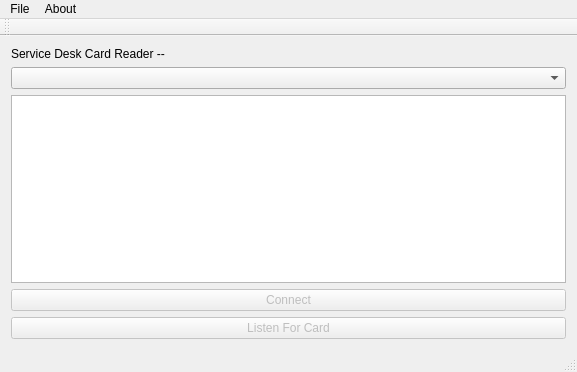
<?xml version="1.0" encoding="UTF-8"?>
<ui version="4.0">
 <class>MainWindow</class>
 <widget class="QMainWindow" name="MainWindow">
  <property name="geometry">
   <rect>
    <x>0</x>
    <y>0</y>
    <width>577</width>
    <height>372</height>
   </rect>
  </property>
  <property name="windowTitle">
   <string>Card Reader</string>
  </property>
  <widget class="QWidget" name="centralWidget">
   <layout class="QVBoxLayout" name="verticalLayout_2">
    <item>
     <layout class="QVBoxLayout" name="verticalLayout">
      <property name="sizeConstraint">
       <enum>QLayout::SetDefaultConstraint</enum>
      </property>
      <item>
       <widget class="QLabel" name="label">
        <property name="text">
         <string>Service Desk Card Reader -- </string>
        </property>
       </widget>
      </item>
      <item>
       <widget class="QComboBox" name="comboBox"/>
      </item>
      <item>
       <widget class="QPlainTextEdit" name="plainTextEdit">
        <property name="readOnly">
         <bool>true</bool>
        </property>
       </widget>
      </item>
      <item>
       <widget class="QPushButton" name="connectButton">
        <property name="enabled">
         <bool>false</bool>
        </property>
        <property name="text">
         <string>Connect</string>
        </property>
       </widget>
      </item>
      <item>
       <widget class="QPushButton" name="readButton">
        <property name="enabled">
         <bool>false</bool>
        </property>
        <property name="text">
         <string>Listen For Card</string>
        </property>
       </widget>
      </item>
     </layout>
    </item>
   </layout>
  </widget>
  <widget class="QMenuBar" name="menuBar">
   <property name="geometry">
    <rect>
     <x>0</x>
     <y>0</y>
     <width>577</width>
     <height>22</height>
    </rect>
   </property>
   <widget class="QMenu" name="menuFile">
    <property name="title">
     <string>File</string>
    </property>
    <addaction name="actionQuit"/>
   </widget>
   <widget class="QMenu" name="menuAbout">
    <property name="title">
     <string>About</string>
    </property>
    <addaction name="actionAbout"/>
   </widget>
   <addaction name="menuFile"/>
   <addaction name="menuAbout"/>
  </widget>
  <widget class="QToolBar" name="mainToolBar">
   <attribute name="toolBarArea">
    <enum>TopToolBarArea</enum>
   </attribute>
   <attribute name="toolBarBreak">
    <bool>false</bool>
   </attribute>
  </widget>
  <widget class="QStatusBar" name="statusBar"/>
  <action name="actionQuit">
   <property name="text">
    <string>Quit</string>
   </property>
  </action>
  <action name="actionAbout">
   <property name="text">
    <string>About</string>
   </property>
  </action>
 </widget>
 <layoutdefault spacing="6" margin="11"/>
 <resources/>
 <connections>
  <connection>
   <sender>actionQuit</sender>
   <signal>triggered()</signal>
   <receiver>MainWindow</receiver>
   <slot>close()</slot>
   <hints>
    <hint type="sourcelabel">
     <x>-1</x>
     <y>-1</y>
    </hint>
    <hint type="destinationlabel">
     <x>199</x>
     <y>149</y>
    </hint>
   </hints>
  </connection>
 </connections>
</ui>
